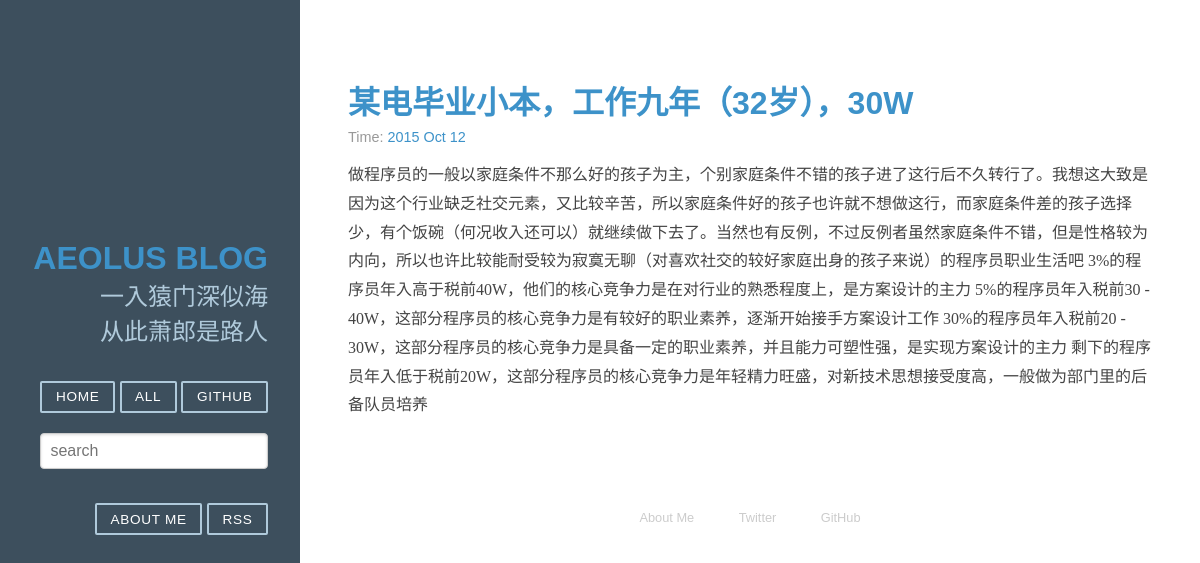
/6/, run on the app's committed database.
### article/models.py (models this page shows, shortened)
class Article(models.Model) :
    title = models.CharField(max_length = 100)  #博客题目
    category = models.CharField(max_length = 50, blank = True)  #博客标签
    date_time = models.DateTimeField(auto_now_add = True)  #博客日期
    content = models.TextField(blank = True, null = True)  #博客文章正文
    class Meta:  #按时间下降排序
        ordering = ['-date_time']
    def get_absolute_url(self):
        path = reverse('detail', kwargs={'id':self.id})
        return "http://127.0.0.1:8000%s" % path

### article/views.py (the view)
# urls.py: url(r'^(?P<id>\d+)/$', 'article.views.detail', name='detail'),  #有id的网页:8000/6/
def detail(request, id):
    try:
        post = Article.objects.get(id=str(id))
    except Article.DoesNotExist:
        raise Http404
    return render(request, 'post.html', {'post' : post})

### templates/post.html (shortened to what this page needs)
﻿{% extends "base.html" %}
{% block content %}
<div class="posts">
        <section class="post">
            <header class="post-header">
                <h2 class="post-title"><a href="{% url "detail" id=post.id %}">{{ post.title }}</a></h2>
                    <p class="post-meta">
		                 Time:  <a class="post-author" href="#">{{ post.date_time |date:"Y M d"}}</a>
                    </p>
            </header>
                <div class="post-description">
                    <p>
                        {{ post.content }}
                    </p>
                </div>
        </section>
</div>
{% endblock %}

### static/css/pure-min.css (style rules this page uses)
﻿ article,aside,details,figcaption,figure,footer,header,hgroup,main,nav,section,summary { display: block }
html { font-size: 100%; -ms-text-size-adjust: 100%; -webkit-text-size-adjust: 100% }
html,button,input,select,textarea { font-family: sans-serif }
body { margin: 0 }
h2 { font-size: 1.5em; margin: .83em 0 }
p,pre { margin: 1em 0 }

### static/css/blog.css (style rules this page uses)
a { text-decoration: none; color: rgb(61, 146, 201); }
.post { padding-bottom: 2em; }
.post-title { font-size: 2em; color: #222; margin-bottom: 0.2em; }
.post-description { font-family: Georgia, "Cambria", serif; color: #444; line-height: 1.8em; }
.post-meta { color: #999; font-size: 90%; margin: 0; }

### data on the page
Article: title "某电毕业小本，工作九年（32岁），30W", date_time "2015 Oct 12", content "做程序员的一般以家庭条件不那么好的孩子为主，个别家庭条件不错的孩子进了这行后不久转行了。我想这大致是因为这个行业缺乏社交元素，又比较辛苦，所以家庭条件好的孩子也许就不想做这行，而家庭条件差的孩子选择少，有个饭碗（何况收入还可以）就继续做下去了。当然也有反例，不过反例者虽然家庭条件不错，但是性格较为内向，所以也许比较能耐受较为寂寞无聊（对喜欢社交的较好家庭出身的孩子来说）的程序员职业生活吧 3%的程序员年入高于税前40W，他们的核心竞争力是在对行业的熟悉程度上，是方案设计的主力 5%的程序员年入税前30 - 40W，这部分程序员的核心竞争力是有较好的职业素养，逐渐开始接手方案设计工作 30%的程序员年入税前20 - 30W，这部分程序员的核心竞争力是具备一定的职业素养，并且能力可塑性强，是实现方案设计的主力 剩下的程序员年入低于税前20W，这部分程序员的核心竞争力是年轻精力旺盛，对新技术思想接受度高，一般做为部门里的后备队员培养"
